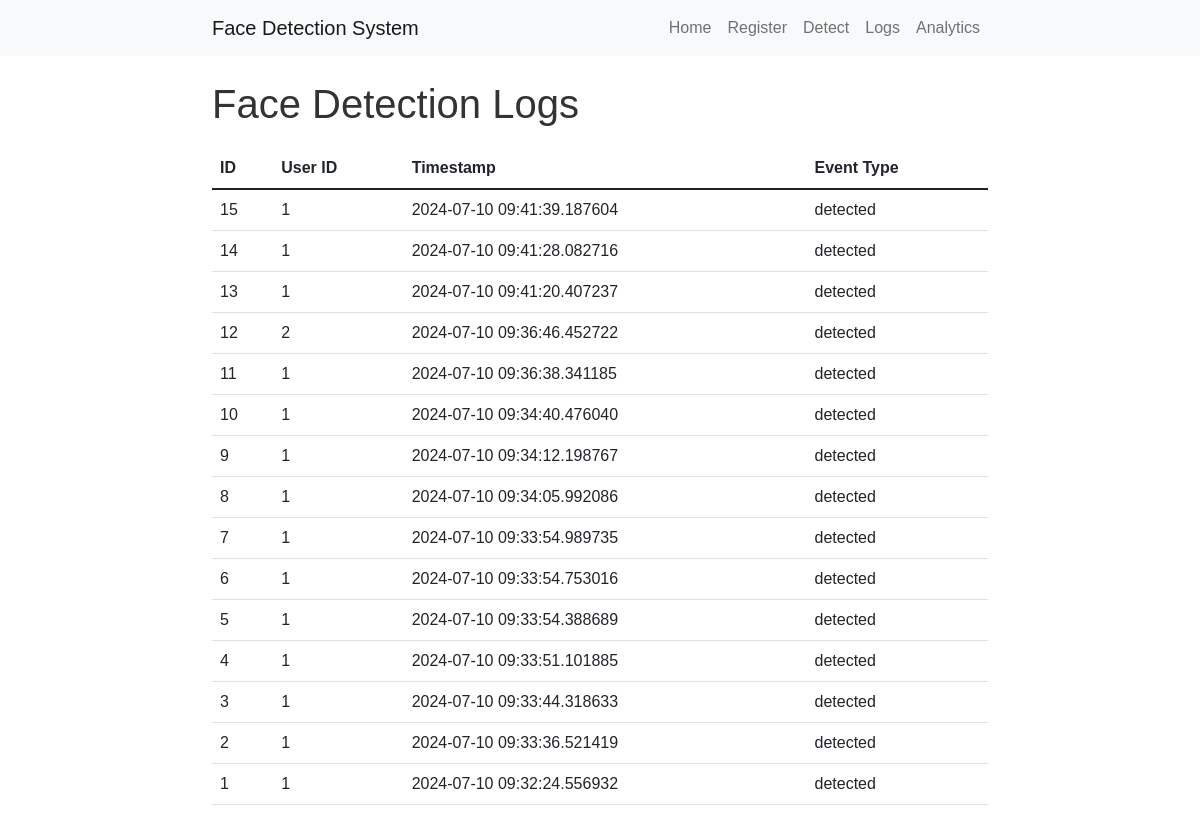
Page /logs on the committed database.
### app/models.py (models this page shows)
class FaceLog(Base):
    __tablename__ = "face_logs"
    id = Column(Integer, primary_key=True, index=True)
    user_id = Column(Integer, index=True)
    timestamp = Column(DateTime, default=datetime.utcnow)
    event_type = Column(String)

### app/main.py (the view)
@app.get("/logs")
async def logs(request: Request, db: Session = Depends(get_db)):
    logs = crud.get_face_logs(db)
    return templates.TemplateResponse("logs.html", {"request": request, "logs": logs})

### templates/logs.html
{% extends "base.html" %}
{% block content %}
<h1>Face Detection Logs</h1>
<table class="table">
    <thead>
        <tr>
            <th>ID</th>
            <th>User ID</th>
            <th>Timestamp</th>
            <th>Event Type</th>
        </tr>
    </thead>
    <tbody>
        {% for log in logs %}
        <tr>
            <td>{{ log.id }}</td>
            <td>{{ log.user_id }}</td>
            <td>{{ log.timestamp }}</td>
            <td>{{ log.event_type }}</td>
        </tr>
        {% endfor %}
    </tbody>
</table>
{% endblock %}

### templates/base.html (shortened to what this page needs)
<!DOCTYPE html>
<html lang="en">
<head>
    <link href="https://cdn.jsdelivr.net/npm/bootstrap@5.1.3/dist/css/bootstrap.min.css" rel="stylesheet">
    <link href="{{ url_for('static', path='/css/style.css') }}" rel="stylesheet">
</head>
<body>
    <nav class="navbar navbar-expand-lg navbar-light bg-light">
        <div class="container">
            <a class="navbar-brand" href="/">Face Detection System</a>
            <div class="navbar-nav">
                <a class="nav-link" href="/">Home</a>
                <a class="nav-link" href="/register">Register</a>
                <a class="nav-link" href="/detect">Detect</a>
                <a class="nav-link" href="/logs">Logs</a>
                <a class="nav-link" href="/analytics">Analytics</a>
            </div>
        </div>
    </nav>
    <main class="container mt-4">
        {% block content %}{% endblock %}
    </main>
</body>
</html>

### static/css/style.css (style rules this page uses)
body { font-family: Arial, sans-serif; }
.container { max-width: 800px; }
h1 { color: #333; margin-bottom: 20px; }
.table { margin-top: 20px; }

### rows in the picture
FaceLog: id "15", user_id "1", timestamp "2024-07-10 09:41:39.187604", event_type "detected"
FaceLog: id "14", user_id "1", timestamp "2024-07-10 09:41:28.082716", event_type "detected"
FaceLog: id "13", user_id "1", timestamp "2024-07-10 09:41:20.407237", event_type "detected"
FaceLog: id "12", user_id "2", timestamp "2024-07-10 09:36:46.452722", event_type "detected"
FaceLog: id "11", user_id "1", timestamp "2024-07-10 09:36:38.341185", event_type "detected"
FaceLog: id "10", user_id "1", timestamp "2024-07-10 09:34:40.476040", event_type "detected"
FaceLog: id "9", user_id "1", timestamp "2024-07-10 09:34:12.198767", event_type "detected"
FaceLog: id "8", user_id "1", timestamp "2024-07-10 09:34:05.992086", event_type "detected"
FaceLog: id "7", user_id "1", timestamp "2024-07-10 09:33:54.989735", event_type "detected"
FaceLog: id "6", user_id "1", timestamp "2024-07-10 09:33:54.753016", event_type "detected"
FaceLog: id "5", user_id "1", timestamp "2024-07-10 09:33:54.388689", event_type "detected"
FaceLog: id "4", user_id "1", timestamp "2024-07-10 09:33:51.101885", event_type "detected"
FaceLog: id "3", user_id "1", timestamp "2024-07-10 09:33:44.318633", event_type "detected"
FaceLog: id "2", user_id "1", timestamp "2024-07-10 09:33:36.521419", event_type "detected"
FaceLog: id "1", user_id "1", timestamp "2024-07-10 09:32:24.556932", event_type "detected"
